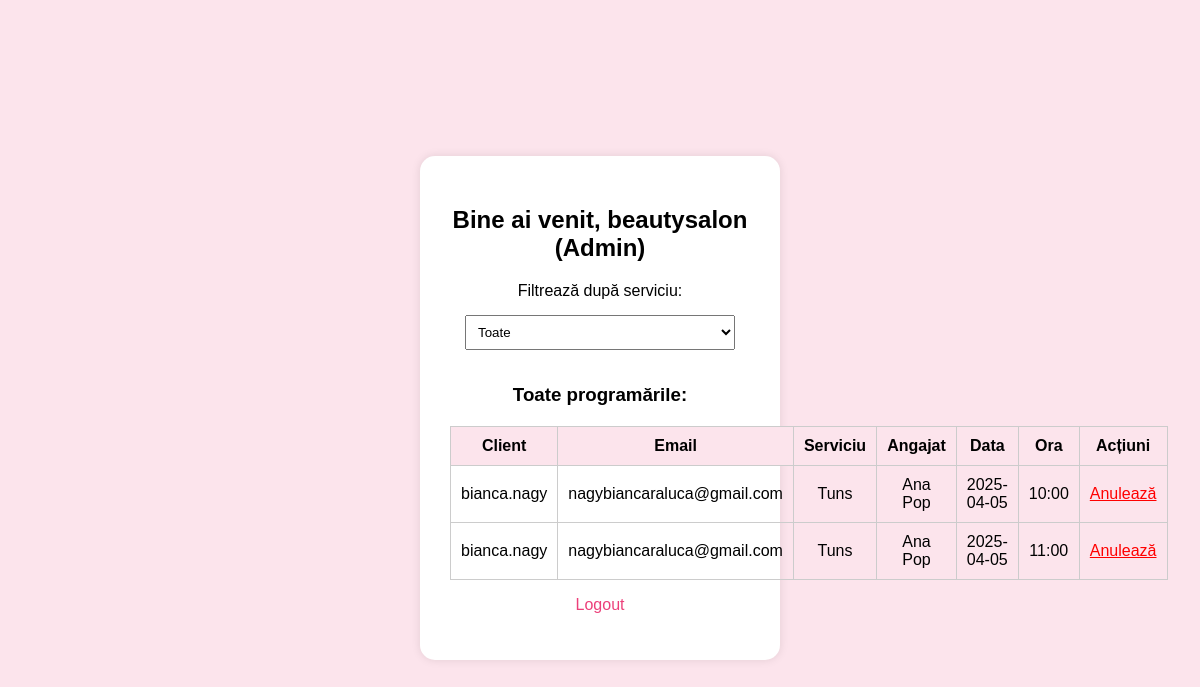
The page /admin_dashboard (signed in) on the database as committed earlier.
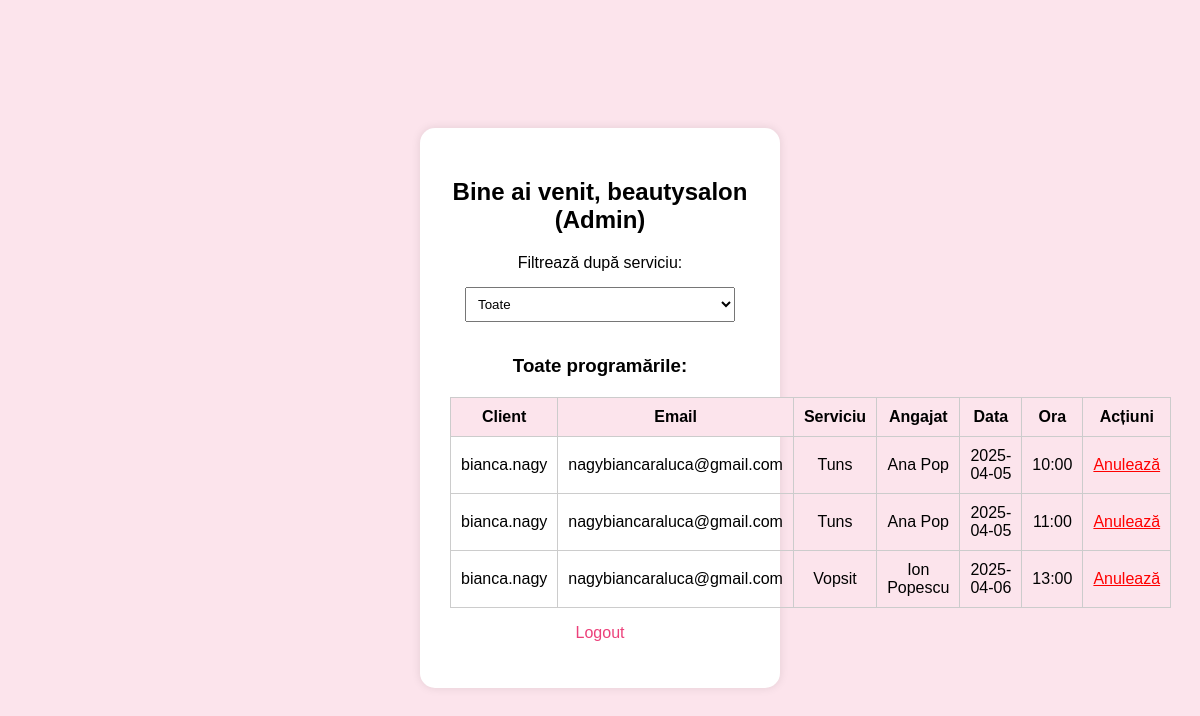
The same page on the database as committed later.
### app.py (models this page shows)
class User(db.Model):
    id = db.Column(db.Integer, primary_key=True)
    username = db.Column(db.String(150), unique=True, nullable=False)
    email = db.Column(db.String(150), unique=True, nullable=False)
    password = db.Column(db.String(200), nullable=False)
    role = db.Column(db.String(50), default='client')

class Appointment(db.Model):
    id = db.Column(db.Integer, primary_key=True)
    user_id = db.Column(db.Integer, db.ForeignKey('user.id'))
    employee_id = db.Column(db.Integer, db.ForeignKey('employee.id'))
    service = db.Column(db.String(100))
    date = db.Column(db.String(100))
    time = db.Column(db.String(100))
    user = db.relationship('User', backref='appointments')
    employee = db.relationship('Employee', backref='appointments')

class Employee(db.Model):
    id = db.Column(db.Integer, primary_key=True)
    name = db.Column(db.String(150), nullable=False)
    specialty = db.Column(db.String(150))
    services = db.relationship('Service', secondary=service_employee, backref=db.backref('employees', lazy='dynamic'))

### app.py (the view)
@app.route('/admin_dashboard')
def admin_dashboard():
    if 'user_id' not in session:
        return redirect(url_for('login'))
    user = User.query.get(session['user_id'])
    if user.role != 'admin':
        flash('You do not have permission to access this page.')
        return redirect(url_for('dashboard'))  # Redirect to normal user dashboard
    appointments = Appointment.query.all()
    return render_template('admin_dashboard.html', appointments=appointments, user=user)

### templates/admin_dashboard.html (shortened to what this page needs)
<!DOCTYPE html>
<html lang="ro">
<head>
  <link rel="stylesheet" href="{{ url_for('static', filename='style.css') }}">
</head>
<body>
  <div class="container">
    <h2>Bine ai venit, {{ user.username }} (Admin)</h2>
    <form method="GET" action="{{ url_for('admin_dashboard') }}">
      <label for="service">Filtrează după serviciu:</label>
      <select name="service" onchange="this.form.submit()">
        <option value="">Toate</option>
      </select>
    </form>
    <h3>Toate programările:</h3>
    <table>
      <thead>
        <tr>
          <th>Client</th>
          <th>Email</th>
          <th>Serviciu</th>
          <th>Angajat</th>
          <th>Data</th>
          <th>Ora</th>
          <th>Acțiuni</th>
        </tr>
      </thead>
      <tbody>
        {% for appt in appointments %}
        <tr>
          <td>{{ appt.user.username }}</td>
          <td>{{ appt.user.email }}</td>
          <td>{{ appt.service }}</td>
          <td>{{ appt.employee.name if appt.employee else 'N/A' }}</td>
          <td>{{ appt.date }}</td>
          <td>{{ appt.time }}</td>
          <td><a href="{{ url_for('cancel_appointment', appointment_id=appt.id) }}" class="cancel-link">Anulează</a></td>
        </tr>
        {% endfor %}
      </tbody>
    </table>
    <p><a href="{{ url_for('logout') }}">Logout</a></p>
  </div>
</body>
</html>

### static/style.css (style rules this page uses)
body { font-family: Arial, sans-serif; background-color: #fce4ec; display: flex; justify-content: center; align-items: center; height: 100vh; }
.container { background-color: white; padding: 30px; border-radius: 15px; box-shadow: 0 0 10px rgba(0,0,0,0.1); text-align: center; width: 300px; }
input, select { margin: 10px 0; padding: 10px; width: 90%; }
a { color: #ec407a; text-decoration: none; }

### templates/admin_dashboard.html (style rules this page uses)
table { width: 100%; border-collapse: collapse; margin-top: 20px; }
table, th, td { border: 1px solid #ccc; }
th, td { padding: 10px; text-align: center; }
th { background-color: #fce4ec; }
.cancel-link { color: red; text-decoration: underline; }
select { padding: 8px; margin: 15px 0; }

Rows that differ between the two databases and show on the page:
added Appointment: user.username "bianca.nagy", user.email "nagybiancaraluca@gmail.com", service "Vopsit", employee "Ion Popescu", date "2025-04-06", time "13:00"
